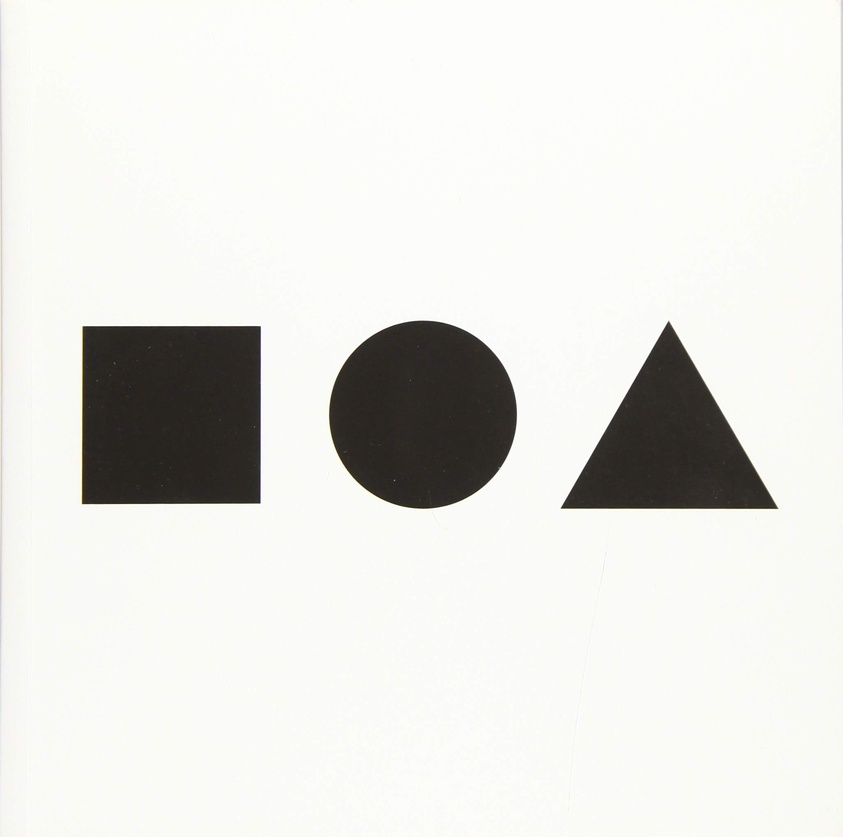
#> input picture day9/img.jpg, 843 x 837 px, shrunk from 2051 x 2035 before the run, given in place of the camera
$ python learn1.py
#> lines starting #> are read from the running program, lines starting #| are printed output that depends on the picture; after the words box and inside, x2 and y2 are one past the last pixel; in counts of white or black regions, pixels touching at a corner belong together
import cv2
import numpy as np

cam = cv2.VideoCapture(0)

low = np.array([90, 50, 50])
high = np.array([255, 130, 255])

while (1):
    ret, frame = cam.read()
#> frame is the input picture: shape (837, 843, 3); mean B, G, R 223.6, 227.1, 227.2
    frame = cv2.flip(frame,1)
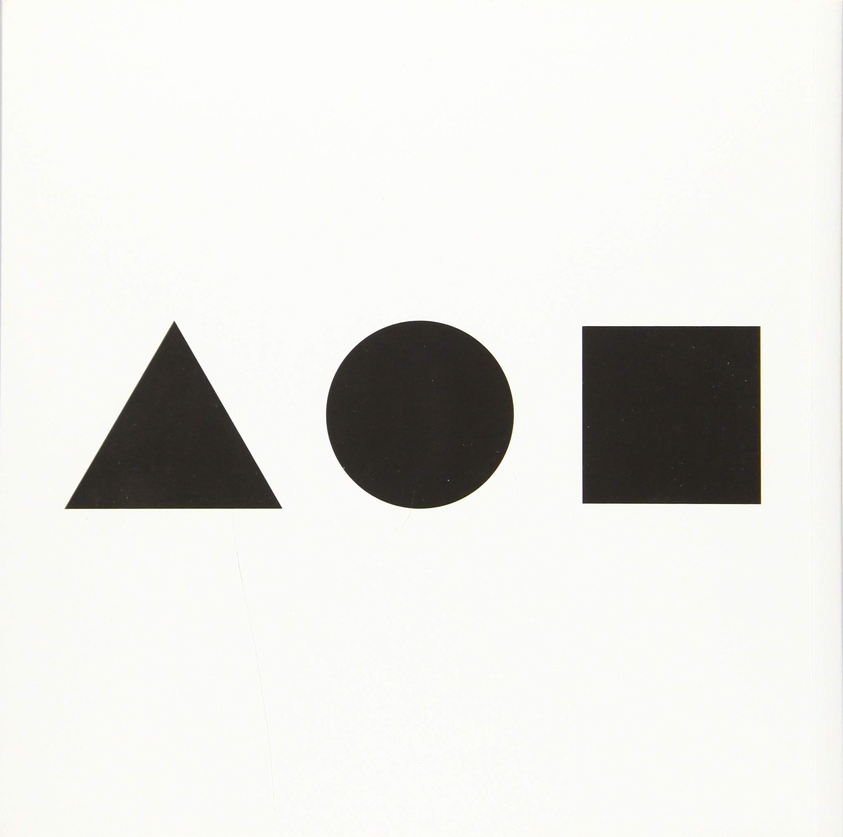
#> frame: shape (837, 843, 3); mean B, G, R 223.6, 227.1, 227.2
    hsv = cv2.cvtColor(frame, cv2.COLOR_BGR2HSV)
#> hsv: shape (837, 843, 3); mean H, S, V 30.3, 8.3, 227.5

    hsv = cv2.flip(hsv, 1)
#> hsv: shape (837, 843, 3); mean H, S, V 30.3, 8.3, 227.5
    mask = cv2.inRange(hsv, low, high)
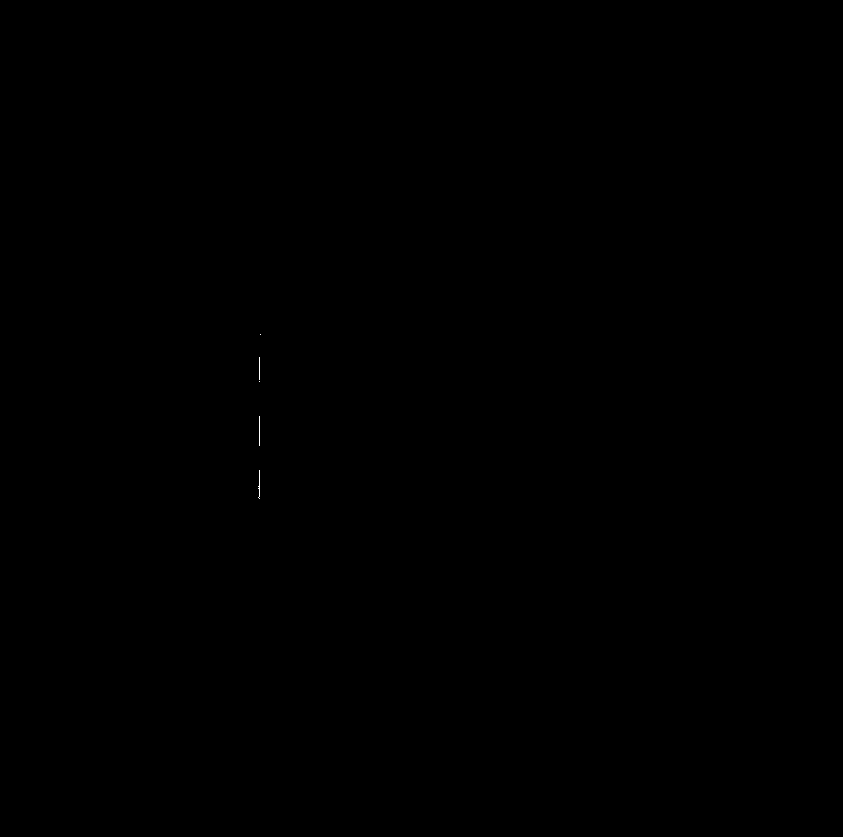
#> mask: shape (837, 843); 0.01% white in thin lines or dots, all inside (x1, y1, x2, y2) = (258, 334, 261, 499)

    mask = cv2.flip(mask, 1)
#> mask: shape (837, 843); 0.01% white in thin lines or dots, all inside (x1, y1, x2, y2) = (582, 334, 585, 499)
    cv2.imshow('video', frame)

    bitwise_and = cv2.bitwise_and(frame, frame, mask=mask)
    bitwise_and = cv2.flip(bitwise_and,1)

    cv2.imshow('bitwise_and',bitwise_and)
    cv2.imshow('hsv', hsv)
    cv2.imshow('mask', mask)

    if cv2.waitKey(1) & 0xFF == ord('q'):
#> (key q is pressed here)
        break
cam.release()
cv2.destroyAllWindows()
